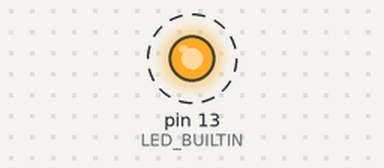
Simulated run of this program. Board: Arduino Uno, built with avr-gcc and run on an emulated ATmega328P. Parts: output pins drawn as LEDs (lit = HIGH). Dashed ring = blinking. What the program prints to the serial monitor is not drawn.

Above: at 0.5 s.
Timing chart, 0 to 4.6 s (numbered marks = the images above):
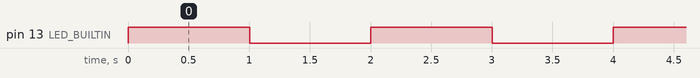

The program:

main.cpp
```cpp
#include <Arduino.h>

/*
  PlatformIO Test Code for Arduino Uno
  Nhấp nháy đèn LED tích hợp (LED_BUILTIN - chân 13) và gửi tín hiệu qua Serial Monitor.
*/

void setup() {
  // Cấu hình chân LED_BUILTIN làm cổng xuất tín hiệu (OUTPUT)
  pinMode(LED_BUILTIN, OUTPUT);

  // Khởi động giao tiếp Serial với tốc độ baud 9600
  Serial.begin(9600);
  Serial.println("Arduino Uno (PlatformIO) đã kết nối thành công!");
}

void loop() {
  digitalWrite(LED_BUILTIN, HIGH);   // Bật LED
  Serial.println("LED: BAT");
  delay(1000);                       // Chờ 1 giây

  digitalWrite(LED_BUILTIN, LOW);    // Tắt LED
  Serial.println("LED: TAT");
  delay(1000);                       // Chờ 1 giây
}
```

Measured:
- by itself, pin 13 (LED_BUILTIN): alternates HIGH for 1.0 s and LOW for 1.0 s
